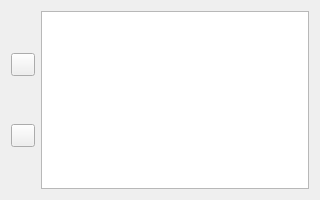
<?xml version="1.0" encoding="UTF-8"?>
<ui version="4.0">
 <class>DAChartSeriesSelectWidget</class>
 <widget class="QWidget" name="DAChartSeriesSelectWidget">
  <property name="geometry">
   <rect>
    <x>0</x>
    <y>0</y>
    <width>320</width>
    <height>200</height>
   </rect>
  </property>
  <property name="windowTitle">
   <string>Series Select</string>
  </property>
  <layout class="QGridLayout" name="gridLayout">
   <item row="0" column="0" rowspan="2">
    <layout class="QVBoxLayout" name="verticalLayoutButtons">
     <item>
      <widget class="QToolButton" name="toolButtonAdd">
       <property name="toolTip">
        <string>Add series</string>
       </property>
       <property name="text">
        <string/>
       </property>
       <property name="icon">
        <iconset resource="icon.qrc">
         <normaloff>:/DAGui/icon/right-add.svg</normaloff>:/DAGui/icon/right-add.svg</iconset>
       </property>
      </widget>
     </item>
     <item>
      <widget class="QToolButton" name="toolButtonRemove">
       <property name="toolTip">
        <string>Remove selected series</string>
       </property>
       <property name="text">
        <string/>
       </property>
       <property name="icon">
        <iconset resource="icon.qrc">
         <normaloff>:/DAGui/icon/left-remove.svg</normaloff>:/DAGui/icon/left-remove.svg</iconset>
       </property>
      </widget>
     </item>
    </layout>
   </item>
   <item row="0" column="1" rowspan="2">
    <widget class="DA::DAPySeriesListView" name="listView">
     <property name="selectionMode">
      <enum>QAbstractItemView::SingleSelection</enum>
     </property>
    </widget>
   </item>
  </layout>
 </widget>
 <customwidgets>
  <customwidget>
   <class>DA::DAPySeriesListView</class>
   <extends>QListView</extends>
   <header>DAPySeriesListView.h</header>
  </customwidget>
 </customwidgets>
 <resources>
  <include location="icon.qrc"/>
 </resources>
 <connections/>
</ui>
